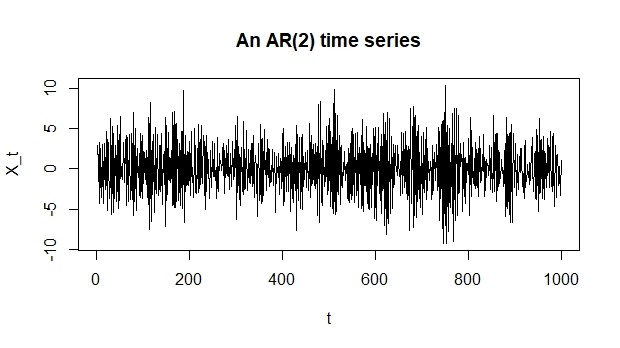

The script that drew this image:
b1 = 0
b2 = -0.8
set.seed(002)
ar2 = arima.sim(list(ar = c(b1, b2)), n = 1000, sd = 2)
plot(ar2, xlab = 't', ylab = 'X_t', main =
       'An AR(2) time series')
